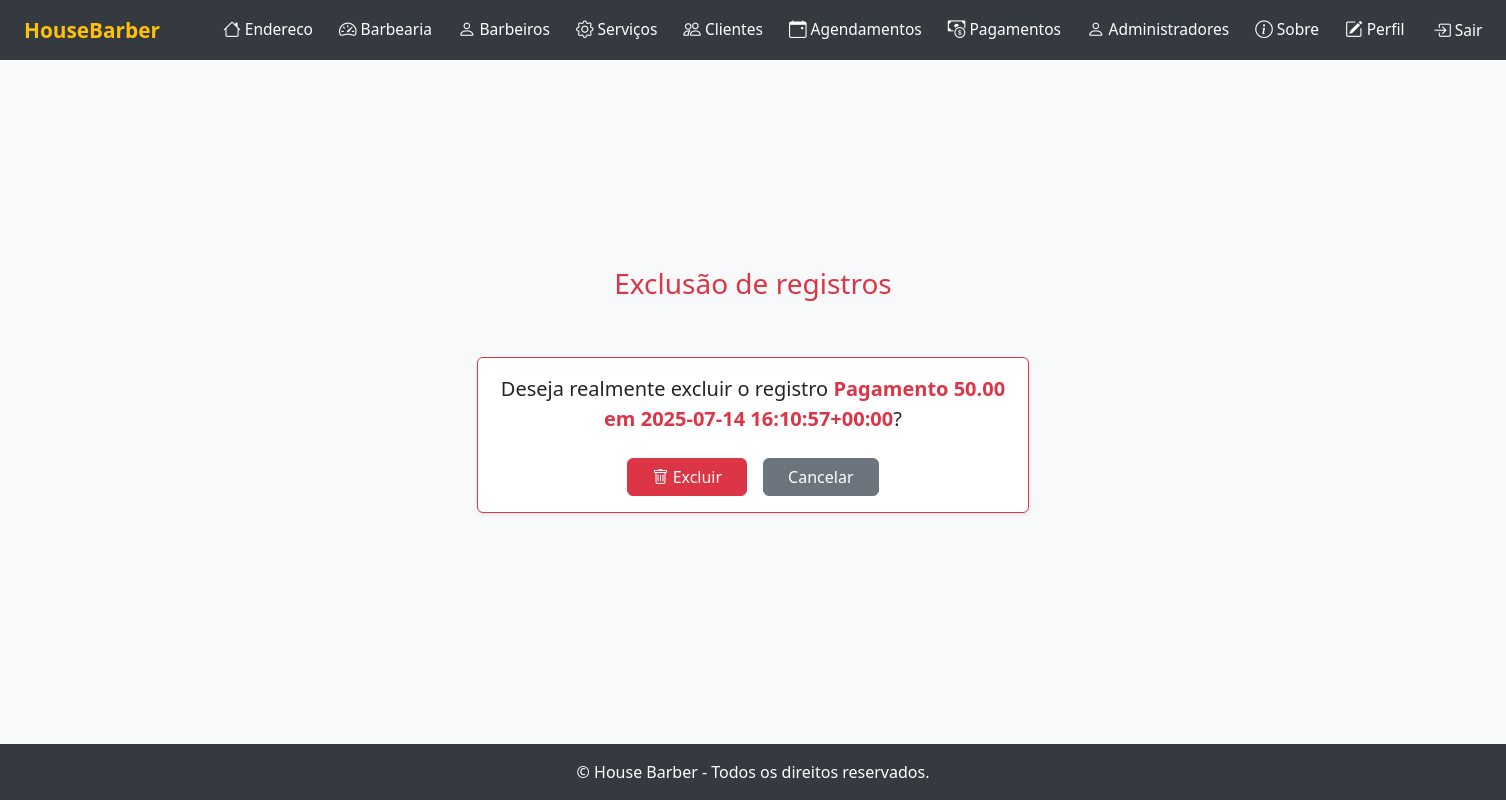
Page /excluir/pagamento/1/ (signed in) on the earlier database version.
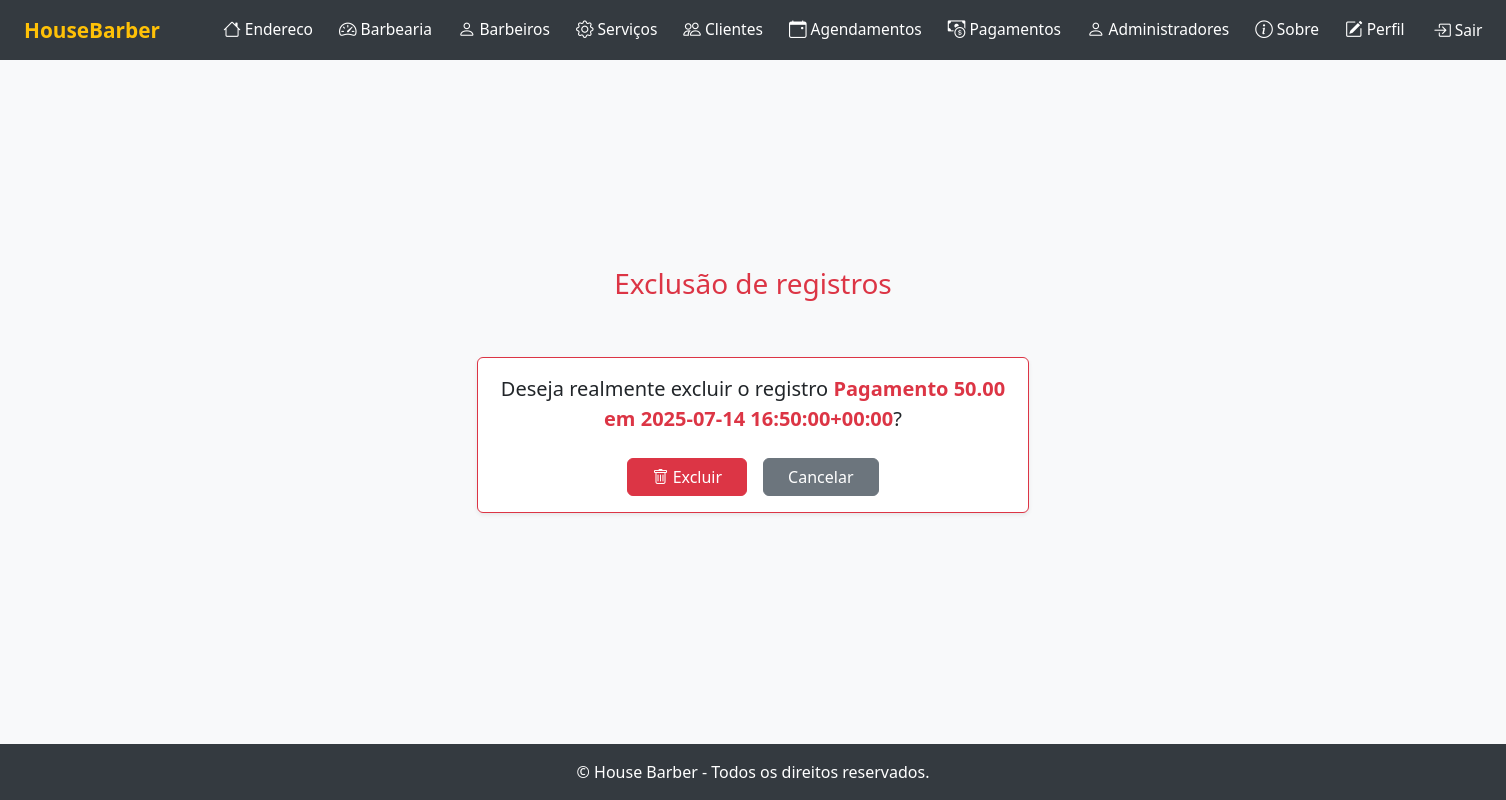
Same page on the later database version.
### cadastros/models.py (models this page shows)
class Pagamento(models.Model):
    PAGAMENTO_CHOICES = [
        ('dinheiro', 'Dinheiro'),
        ('cartao_credito', 'Cartão de Crédito'),
        ('cartao_debito', 'Cartão de Débito'),
        ('pix', 'Pix'),
        ('boleto', 'Boleto'),
    ]
    valor = models.DecimalField(max_digits=8, decimal_places=2, help_text="Valor do pagamento")
    metodo = models.CharField(max_length=50, help_text="Método de pagamento", choices=PAGAMENTO_CHOICES, default='Dinheiro')
    data_hora = models.DateTimeField(help_text="Data e hora do pagamento")
    agendamento = models.OneToOneField(Agendamento, on_delete=models.CASCADE, related_name='pagamento', null=True, blank=True, help_text="Agendamento relacionado (opcional)")
    usuario = models.ForeignKey(User, on_delete=models.CASCADE, related_name='pagamento_usuario', help_text="Usuário responsável pelo pagamento")
    def __str__(self):
        return f"Pagamento {self.valor} em {self.data_hora}"

### cadastros/views.py (the view)
# urls.py: path('excluir/pagamento/<int:pk>/', PagamentoDeleteView.as_view(), name='excluir-pagamento'),
class PagamentoDeleteView(LoginRequiredMixin, DeleteView):
    login_url = reverse_lazy('login')
    model = Pagamento
    template_name = 'cadastros/form-excluir.html'
    success_url = reverse_lazy('pagamento-lista')
    def get_queryset(self):
        return Pagamento.objects.filter(usuario=self.request.user)

### cadastros/templates/cadastros/form-excluir.html (shortened to what this page needs)
{% extends "paginas/modelo.html" %}
{% load static %}
{% block conteudo %}
<h3 class="text-danger mb-4">
    {{ titulo|default:"Exclusão de registros" }}
</h3>
<div class="row justify-content-center">
    <div class="col-lg-8 col-md-10 col-sm-12">
        <div class="card border-danger shadow-sm">
            <div class="card-body">
                <form method="POST" class="text-center">
                    <p class="fs-5 mb-4">
                        Deseja realmente excluir o registro
                        <span class="fw-bold text-danger">{{ object }}</span>?
                    </p>
                    <div class="d-flex justify-content-center gap-3">
                        <button type="submit" class="btn btn-danger px-4">
                            <i class="bi bi-trash"></i> Excluir
                        </button>
                        <a href="javascript:history.back()" class="btn btn-secondary px-4">
                            Cancelar
                        </a>
                    </div>
                </form>
            </div>
        </div>
    </div>
</div>
{% endblock %}

Differences in the rows shown:
changed Pagamento: valor+data_hora "Pagamento 50.00 em 2025-07-14 16:10:57+00:00" → "Pagamento 50.00 em 2025-07-14 16:50:00+00:00"
